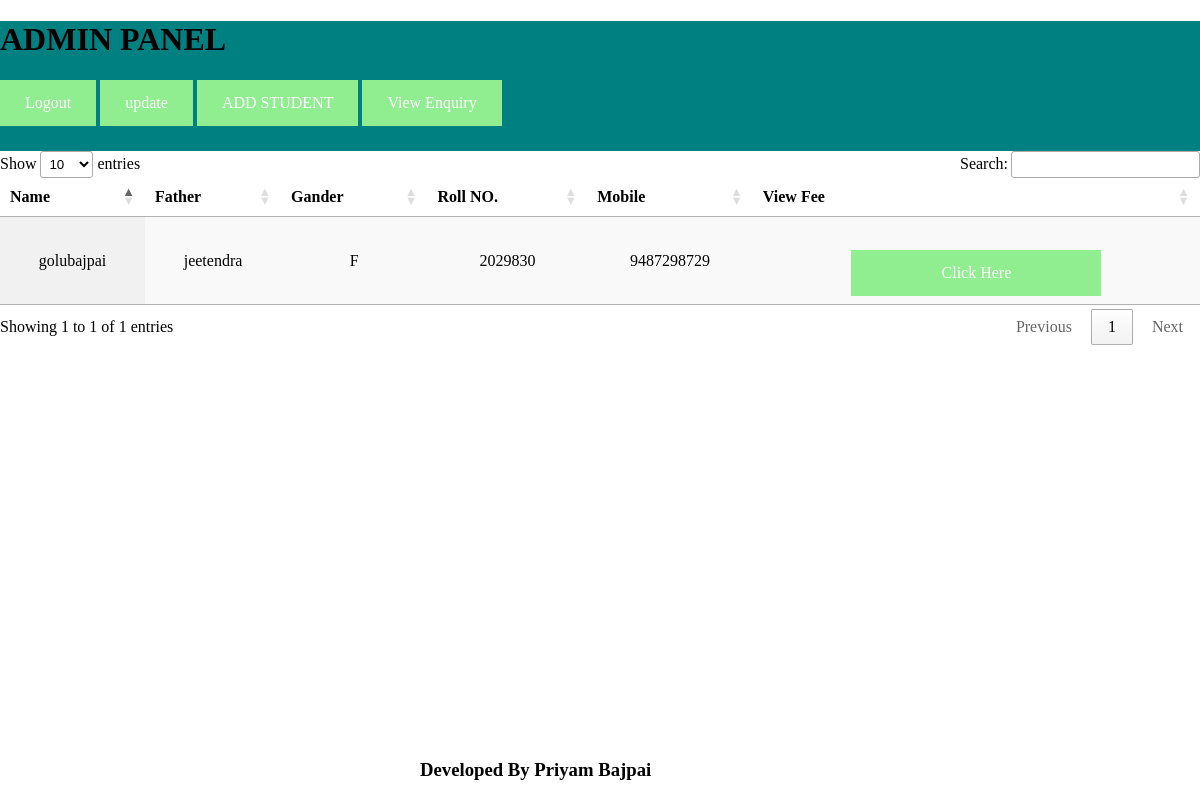
The page /administration/data/ (signed in) on the database its author committed.
### administration/models.py (models this page shows, shortened)
class Student(models.Model):
	name=models.CharField(max_length=100)
	surname=models.CharField(max_length=100)
	clas=models.IntegerField()
	father=models.CharField(max_length=100)
	rollno=models.IntegerField()
	gander = models.CharField(max_length=1, choices=CHOICES, null=True)
	mobile=models.CharField(max_length=100)
	fee=models.IntegerField()
	def fullname(self):
		return (self.name+self.surname)

### administration/views.py (the view)
# urls.py: path('data/',Deshboard.as_view(),name='data'),
class Deshboard(LoginRequiredMixin,SuccessMessageMixin,ListView):
	template_name='data.html'
	model=Student
	context_object_name = 'object'
	success_message = "form created successfully"

### templates/data.html (shortened to what this page needs)
<!DOCTYPE html>
<html>
<head>
<link rel="stylesheet" href="https://cdn.datatables.net/1.10.19/css/jquery.dataTables.min.css">
<link rel="stylesheet" href="https://cdn.datatables.net/buttons/1.5.6/css/buttons.dataTables.min.css">
</head>
<body>
<div class="sid"><h1>ADMIN PANEL</h1><a href="{% url 'logout' %}">Logout</a>
<a href="/admin">update</a>
<a href="{% url 'golu' %}">ADD STUDENT</a>
<a href="{% url 'enquiry' %}">View Enquiry</a>
</div id="name">
<div id="table">
<table id="example" class="display nowrap" style="width:100%">
        <thead>
            <tr>
                <th>Name</th>
                <th>Father</th>
                <th>Gander</th>
                <th>Roll NO.</th>
                <th>Mobile</th>
                <th>View Fee</th>
            </tr>
        </thead>
        <tbody>
          {% for x in object %}
            <tr>
                <td  style="text-align:center;">{{x.fullname}}</td>
                <td  style="text-align:center;">{{x.father}}</td>
                <td  style="text-align:center;">{{x.gander}} </td>
                <td  style="text-align:center;">{{x.rollno}}</td>
                <td  style="text-align:center;">{{x.mobile}}</td>
                <td style="text-align:center;"><a href="{% url 'fee' x.id %}" class='btn-primary'>Click Here</a></td>
            </tr>
            {% endfor %}
        </table>
    </div>
    <h3 id="credit">Developed By Priyam Bajpai </h3>
</body>
</html>

### templates/data.html (style rules this page uses)
#credit { position: absolute; bottom:0px; left: 35%; }
body { padding: 0px; margin: 0px; }
.sid { width:100%; height:130px; background-color:#008080; margin: 0px; padding: 0px; }
.btn-primary { max-width: 100%; padding-left:25px; padding-right:25px; margin-top: 25px; width:200px; }
html, body { margin: 0px; padding: 0px }
a:link, a:visited { background-color: #90EE90; color: white; padding: 14px 25px; text-align: center; text-decoration: none; display: inline-block; }

### rows shown on the page
Student: fullname "golubajpai", father "jeetendra", gander "F", rollno "2029830", mobile "9487298729"
